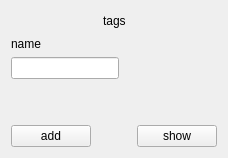
      <widget class="QWidget" name="page_2">
       <layout class="QVBoxLayout" name="verticalLayout_4">
        <item>
         <layout class="QHBoxLayout" name="horizontalLayout_4">
          <item>
           <spacer name="horizontalSpacer_3">
            <property name="orientation">
             <enum>Qt::Horizontal</enum>
            </property>
            <property name="sizeHint" stdset="0">
             <size>
              <width>40</width>
              <height>20</height>
             </size>
            </property>
           </spacer>
          </item>
          <item>
           <widget class="QLabel" name="label_2">
            <property name="text">
             <string>tags</string>
            </property>
           </widget>
          </item>
          <item>
           <spacer name="horizontalSpacer_4">
            <property name="orientation">
             <enum>Qt::Horizontal</enum>
            </property>
            <property name="sizeHint" stdset="0">
             <size>
              <width>40</width>
              <height>20</height>
             </size>
            </property>
           </spacer>
          </item>
         </layout>
        </item>
        <item>
         <layout class="QHBoxLayout" name="horizontalLayout_3">
          <item>
           <layout class="QVBoxLayout" name="verticalLayout_3">
            <item>
             <widget class="QLabel" name="label">
              <property name="text">
               <string>name</string>
              </property>
             </widget>
            </item>
            <item>
             <widget class="QLineEdit" name="lineEdit"/>
            </item>
            <item>
             <spacer name="verticalSpacer_2">
              <property name="orientation">
               <enum>Qt::Vertical</enum>
              </property>
              <property name="sizeHint" stdset="0">
               <size>
                <width>20</width>
                <height>40</height>
               </size>
              </property>
             </spacer>
            </item>
           </layout>
          </item>
          <item>
           <spacer name="horizontalSpacer_2">
            <property name="orientation">
             <enum>Qt::Horizontal</enum>
            </property>
            <property name="sizeHint" stdset="0">
             <size>
              <width>40</width>
              <height>20</height>
             </size>
            </property>
           </spacer>
          </item>
         </layout>
        </item>
        <item>
         <layout class="QHBoxLayout" name="horizontalLayout_2">
          <item>
           <widget class="QPushButton" name="pushButton_5">
            <property name="text">
             <string>add</string>
            </property>
           </widget>
          </item>
          <item>
           <spacer name="horizontalSpacer">
            <property name="orientation">
             <enum>Qt::Horizontal</enum>
            </property>
            <property name="sizeHint" stdset="0">
             <size>
              <width>40</width>
              <height>20</height>
             </size>
            </property>
           </spacer>
          </item>
          <item>
           <widget class="QPushButton" name="pushButton_12">
            <property name="text">
             <string>show</string>
            </property>
           </widget>
          </item>
         </layout>
        </item>
       </layout>
      </widget>
